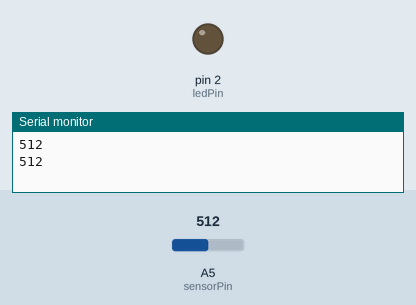
This sketch was run on a simulated Arduino Uno, built with avr-gcc and run on an emulated ATmega328P. On the bench: output pins drawn as LEDs (lit = HIGH), the last lines printed to the serial monitor. The inputs (shaded band) are chosen by the test bench; at power-on: A5 (sensorPin) = 512.

Above: at 1.8 s.
1.9 s: A5 (sensorPin) set to 591
3.4 s: A5 (sensorPin) set to 613
At 5.1 s:
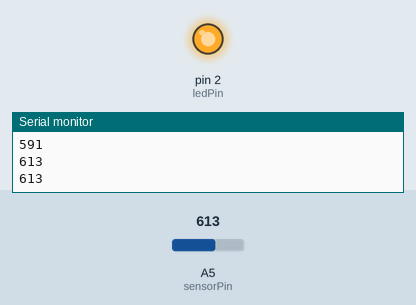
5.5 s: A5 (sensorPin) set to 590
At 6.6 s:
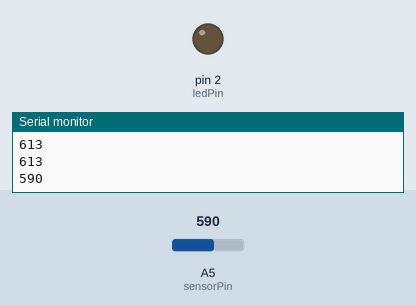
7.5 s: A5 (sensorPin) set to 610
At 9.4 s:
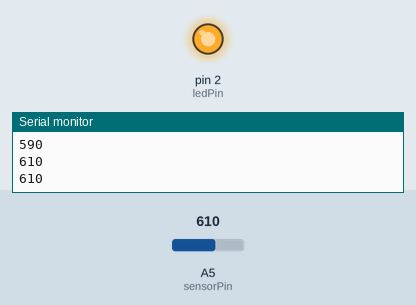
Timing chart, 0 to 10.5 s (numbered marks = the images above; inputs shaded):
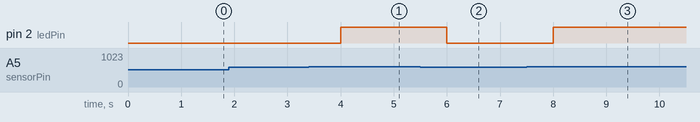

The sketch:

Photoresistor_con_Servomotor.ino
```cpp
const int sensorPin = 5; // Pin analógico del sensor de evitaciÃ³n de obstÃ¡culos
const int ledPin =2; // Pin del LED incorporado en el Arduino

void setup() {
  pinMode(ledPin, OUTPUT); // Configurar el pin del LED como salida
  pinMode(sensorPin, INPUT);
  Serial.begin(9600); // Inicializar la comunicación serial
}

void loop() {
  int sensorValue = analogRead(sensorPin); // Leer el valor analógico del sensor
  Serial.println(sensorValue); // Imprimir el valor en el monitor serial
  if (sensorValue < 600) { // Si el valor es menor que 500
    digitalWrite(ledPin, LOW); // Encender el LED
  } else {
    digitalWrite(ledPin, HIGH); // Apagar el LED
  }
  delay(1000); // Esperar 100 milisegundos antes de la siguiente lectura
}
```

Measured:
- the behaviour switches between 599 and 600 on A5 (sensorPin) (found by bisection; images 0 and 1)
- after the input at 3.4 s, pin 2 (ledPin): LOW → HIGH after 0.60 s
- after the input at 5.5 s, pin 2 (ledPin): HIGH → LOW after 0.50 s
- after the input at 7.5 s, pin 2 (ledPin): LOW → HIGH after 0.50 s
